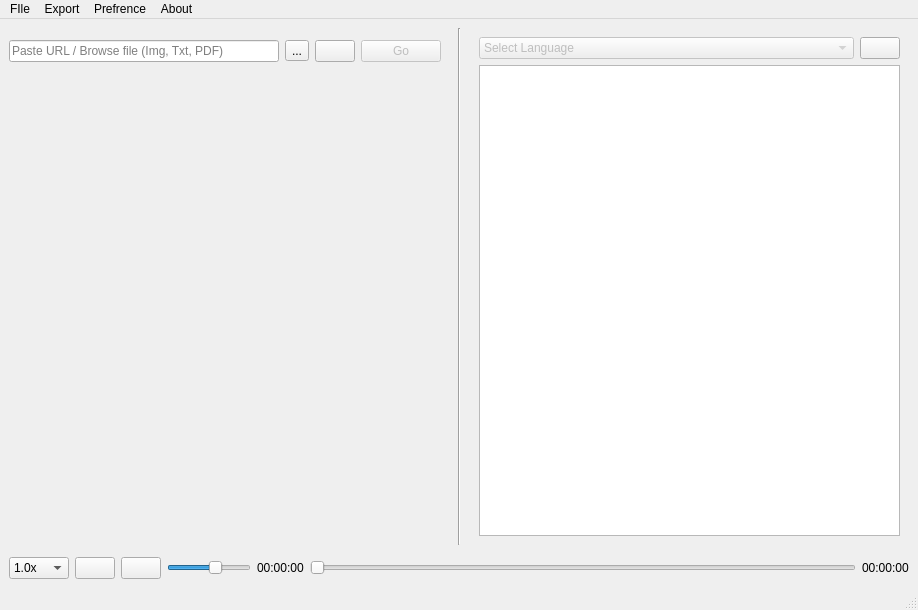
<?xml version="1.0" encoding="UTF-8"?>
<ui version="4.0">
 <class>MainWindow</class>
 <widget class="QMainWindow" name="MainWindow">
  <property name="geometry">
   <rect>
    <x>0</x>
    <y>0</y>
    <width>918</width>
    <height>610</height>
   </rect>
  </property>
  <property name="focusPolicy">
   <enum>Qt::NoFocus</enum>
  </property>
  <property name="windowTitle">
   <string>MainWindow</string>
  </property>
  <widget class="QWidget" name="centralwidget">
   <layout class="QVBoxLayout" name="verticalLayout_6">
    <item>
     <layout class="QVBoxLayout" name="verticalLayout_13">
      <property name="bottomMargin">
       <number>0</number>
      </property>
      <item>
       <layout class="QHBoxLayout" name="horizontalLayout_17">
        <property name="rightMargin">
         <number>0</number>
        </property>
        <item>
         <layout class="QVBoxLayout" name="verticalLayout">
          <property name="leftMargin">
           <number>0</number>
          </property>
          <property name="rightMargin">
           <number>7</number>
          </property>
          <property name="bottomMargin">
           <number>0</number>
          </property>
          <item>
           <layout class="QHBoxLayout" name="horizontalLayout">
            <property name="topMargin">
             <number>12</number>
            </property>
            <item>
             <widget class="QLineEdit" name="path_edit">
              <property name="sizePolicy">
               <sizepolicy hsizetype="Expanding" vsizetype="Fixed">
                <horstretch>0</horstretch>
                <verstretch>0</verstretch>
               </sizepolicy>
              </property>
              <property name="alignment">
               <set>Qt::AlignLeading|Qt::AlignLeft|Qt::AlignVCenter</set>
              </property>
              <property name="placeholderText">
               <string>Paste URL / Browse file (Img, Txt, PDF)</string>
              </property>
             </widget>
            </item>
            <item>
             <widget class="QToolButton" name="browse_button">
              <property name="text">
               <string>...</string>
              </property>
             </widget>
            </item>
            <item>
             <widget class="QPushButton" name="paste_button">
              <property name="text">
               <string/>
              </property>
              <property name="icon">
               <iconset>
                <normaloff>asset/iconfinder_Paste_27862(1).png</normaloff>asset/iconfinder_Paste_27862(1).png</iconset>
              </property>
             </widget>
            </item>
            <item>
             <widget class="QPushButton" name="preview_button">
              <property name="enabled">
               <bool>false</bool>
              </property>
              <property name="sizePolicy">
               <sizepolicy hsizetype="Preferred" vsizetype="Fixed">
                <horstretch>0</horstretch>
                <verstretch>0</verstretch>
               </sizepolicy>
              </property>
              <property name="minimumSize">
               <size>
                <width>0</width>
                <height>0</height>
               </size>
              </property>
              <property name="text">
               <string>Go</string>
              </property>
             </widget>
            </item>
           </layout>
          </item>
          <item>
           <layout class="QHBoxLayout" name="horizontalLayout_2">
            <property name="rightMargin">
             <number>0</number>
            </property>
            <property name="bottomMargin">
             <number>0</number>
            </property>
            <item>
             <layout class="QVBoxLayout" name="verticalLayout_3">
              <property name="rightMargin">
               <number>0</number>
              </property>
              <item>
               <spacer name="verticalSpacer_3">
                <property name="orientation">
                 <enum>Qt::Vertical</enum>
                </property>
                <property name="sizeType">
                 <enum>QSizePolicy::MinimumExpanding</enum>
                </property>
                <property name="sizeHint" stdset="0">
                 <size>
                  <width>20</width>
                  <height>40</height>
                 </size>
                </property>
               </spacer>
              </item>
              <item>
               <widget class="QPushButton" name="prev_button">
                <property name="sizePolicy">
                 <sizepolicy hsizetype="Maximum" vsizetype="Fixed">
                  <horstretch>0</horstretch>
                  <verstretch>0</verstretch>
                 </sizepolicy>
                </property>
                <property name="toolTip">
                 <string>Previous slide</string>
                </property>
                <property name="styleSheet">
                 <string notr="true">background:transparent;
border:none;</string>
                </property>
                <property name="text">
                 <string/>
                </property>
                <property name="icon">
                 <iconset>
                  <normaloff>asset/arrow-left-circle-line.png</normaloff>asset/arrow-left-circle-line.png</iconset>
                </property>
                <property name="iconSize">
                 <size>
                  <width>32</width>
                  <height>32</height>
                 </size>
                </property>
                <property name="shortcut">
                 <string>Left</string>
                </property>
               </widget>
              </item>
              <item>
               <spacer name="verticalSpacer">
                <property name="orientation">
                 <enum>Qt::Vertical</enum>
                </property>
                <property name="sizeHint" stdset="0">
                 <size>
                  <width>20</width>
                  <height>40</height>
                 </size>
                </property>
               </spacer>
              </item>
             </layout>
            </item>
            <item>
             <widget class="QLabel" name="preview_label">
              <property name="sizePolicy">
               <sizepolicy hsizetype="MinimumExpanding" vsizetype="Preferred">
                <horstretch>0</horstretch>
                <verstretch>0</verstretch>
               </sizepolicy>
              </property>
              <property name="text">
               <string/>
              </property>
              <property name="alignment">
               <set>Qt::AlignCenter</set>
              </property>
             </widget>
            </item>
            <item>
             <layout class="QVBoxLayout" name="verticalLayout_4">
              <property name="bottomMargin">
               <number>0</number>
              </property>
              <item>
               <spacer name="verticalSpacer_4">
                <property name="orientation">
                 <enum>Qt::Vertical</enum>
                </property>
                <property name="sizeHint" stdset="0">
                 <size>
                  <width>20</width>
                  <height>40</height>
                 </size>
                </property>
               </spacer>
              </item>
              <item>
               <widget class="QPushButton" name="next_button">
                <property name="toolTip">
                 <string>Next slide</string>
                </property>
                <property name="styleSheet">
                 <string notr="true">background:transparent;
border:none;</string>
                </property>
                <property name="text">
                 <string/>
                </property>
                <property name="icon">
                 <iconset>
                  <normaloff>asset/arrow-right-circle-line.png</normaloff>asset/arrow-right-circle-line.png</iconset>
                </property>
                <property name="iconSize">
                 <size>
                  <width>32</width>
                  <height>32</height>
                 </size>
                </property>
                <property name="shortcut">
                 <string>Right</string>
                </property>
               </widget>
              </item>
              <item>
               <spacer name="verticalSpacer_2">
                <property name="orientation">
                 <enum>Qt::Vertical</enum>
                </property>
                <property name="sizeHint" stdset="0">
                 <size>
                  <width>20</width>
                  <height>40</height>
                 </size>
                </property>
               </spacer>
              </item>
             </layout>
            </item>
           </layout>
          </item>
          <item>
           <widget class="QLabel" name="page_no_label">
            <property name="sizePolicy">
             <sizepolicy hsizetype="MinimumExpanding" vsizetype="Preferred">
              <horstretch>0</horstretch>
              <verstretch>0</verstretch>
             </sizepolicy>
            </property>
            <property name="text">
             <string/>
            </property>
            <property name="alignment">
             <set>Qt::AlignCenter</set>
            </property>
           </widget>
          </item>
         </layout>
        </item>
        <item>
         <widget class="Line" name="line">
          <property name="sizePolicy">
           <sizepolicy hsizetype="Fixed" vsizetype="Minimum">
            <horstretch>0</horstretch>
            <verstretch>0</verstretch>
           </sizepolicy>
          </property>
          <property name="minimumSize">
           <size>
            <width>10</width>
            <height>0</height>
           </size>
          </property>
          <property name="styleSheet">
           <string notr="true"/>
          </property>
          <property name="frameShadow">
           <enum>QFrame::Sunken</enum>
          </property>
          <property name="lineWidth">
           <number>1</number>
          </property>
          <property name="midLineWidth">
           <number>0</number>
          </property>
          <property name="orientation">
           <enum>Qt::Vertical</enum>
          </property>
         </widget>
        </item>
        <item>
         <widget class="QWidget" name="widget" native="true">
          <property name="enabled">
           <bool>true</bool>
          </property>
          <property name="sizePolicy">
           <sizepolicy hsizetype="Expanding" vsizetype="Expanding">
            <horstretch>0</horstretch>
            <verstretch>0</verstretch>
           </sizepolicy>
          </property>
          <layout class="QVBoxLayout" name="verticalLayout_2">
           <item>
            <layout class="QHBoxLayout" name="horizontalLayout_4">
             <property name="leftMargin">
              <number>0</number>
             </property>
             <property name="topMargin">
              <number>0</number>
             </property>
             <item>
              <widget class="QComboBox" name="translate_comboBox">
               <property name="enabled">
                <bool>false</bool>
               </property>
               <property name="sizePolicy">
                <sizepolicy hsizetype="MinimumExpanding" vsizetype="Fixed">
                 <horstretch>0</horstretch>
                 <verstretch>0</verstretch>
                </sizepolicy>
               </property>
               <property name="maxCount">
                <number>110</number>
               </property>
               <item>
                <property name="text">
                 <string>Select Language</string>
                </property>
               </item>
              </widget>
             </item>
             <item>
              <widget class="QPushButton" name="pushButton">
               <property name="sizePolicy">
                <sizepolicy hsizetype="Minimum" vsizetype="Fixed">
                 <horstretch>0</horstretch>
                 <verstretch>0</verstretch>
                </sizepolicy>
               </property>
               <property name="toolTip">
                <string>Buy me a Coffee</string>
               </property>
               <property name="text">
                <string/>
               </property>
              </widget>
             </item>
            </layout>
           </item>
           <item>
            <widget class="QTextEdit" name="textEdit"/>
           </item>
          </layout>
         </widget>
        </item>
       </layout>
      </item>
      <item>
       <layout class="QHBoxLayout" name="horizontalLayout_18">
        <property name="topMargin">
         <number>6</number>
        </property>
        <item>
         <widget class="QComboBox" name="speed_comboBox">
          <property name="sizePolicy">
           <sizepolicy hsizetype="Minimum" vsizetype="Fixed">
            <horstretch>0</horstretch>
            <verstretch>0</verstretch>
           </sizepolicy>
          </property>
          <property name="toolTip">
           <string>Playback Speed</string>
          </property>
          <property name="whatsThis">
           <string>Playback Speed</string>
          </property>
          <property name="editable">
           <bool>false</bool>
          </property>
          <property name="currentText">
           <string>1.0x</string>
          </property>
          <property name="currentIndex">
           <number>3</number>
          </property>
          <property name="maxVisibleItems">
           <number>8</number>
          </property>
          <property name="maxCount">
           <number>10</number>
          </property>
          <property name="minimumContentsLength">
           <number>0</number>
          </property>
          <item>
           <property name="text">
            <string>0.25x</string>
           </property>
          </item>
          <item>
           <property name="text">
            <string>0.5x</string>
           </property>
          </item>
          <item>
           <property name="text">
            <string>0.75x</string>
           </property>
          </item>
          <item>
           <property name="text">
            <string>1.0x</string>
           </property>
          </item>
          <item>
           <property name="text">
            <string>1.25x</string>
           </property>
          </item>
          <item>
           <property name="text">
            <string>1.5x</string>
           </property>
          </item>
          <item>
           <property name="text">
            <string>1.75x</string>
           </property>
          </item>
          <item>
           <property name="text">
            <string>2x</string>
           </property>
          </item>
         </widget>
        </item>
        <item>
         <widget class="QPushButton" name="play_pause_button">
          <property name="toolTip">
           <string>Play/Pause</string>
          </property>
          <property name="statusTip">
           <string/>
          </property>
          <property name="text">
           <string/>
          </property>
          <property name="icon">
           <iconset>
            <normaloff>asset/play-line.png</normaloff>asset/play-line.png</iconset>
          </property>
          <property name="iconSize">
           <size>
            <width>20</width>
            <height>20</height>
           </size>
          </property>
         </widget>
        </item>
        <item>
         <widget class="QPushButton" name="stop_button">
          <property name="text">
           <string/>
          </property>
          <property name="icon">
           <iconset>
            <normaloff>asset/stop-line.png</normaloff>asset/stop-line.png</iconset>
          </property>
          <property name="iconSize">
           <size>
            <width>18</width>
            <height>18</height>
           </size>
          </property>
         </widget>
        </item>
        <item>
         <widget class="QSlider" name="volume_slider">
          <property name="sizePolicy">
           <sizepolicy hsizetype="Preferred" vsizetype="Fixed">
            <horstretch>0</horstretch>
            <verstretch>0</verstretch>
           </sizepolicy>
          </property>
          <property name="maximum">
           <number>100</number>
          </property>
          <property name="value">
           <number>60</number>
          </property>
          <property name="orientation">
           <enum>Qt::Horizontal</enum>
          </property>
         </widget>
        </item>
        <item>
         <widget class="QLabel" name="position">
          <property name="text">
           <string>00:00:00</string>
          </property>
         </widget>
        </item>
        <item>
         <widget class="QSlider" name="radio_seek_slider">
          <property name="sizePolicy">
           <sizepolicy hsizetype="MinimumExpanding" vsizetype="Fixed">
            <horstretch>0</horstretch>
            <verstretch>0</verstretch>
           </sizepolicy>
          </property>
          <property name="toolTip">
           <string>Seek</string>
          </property>
          <property name="statusTip">
           <string/>
          </property>
          <property name="maximum">
           <number>100</number>
          </property>
          <property name="orientation">
           <enum>Qt::Horizontal</enum>
          </property>
         </widget>
        </item>
        <item>
         <widget class="QLabel" name="duration">
          <property name="text">
           <string>00:00:00</string>
          </property>
         </widget>
        </item>
       </layout>
      </item>
     </layout>
    </item>
   </layout>
  </widget>
  <widget class="QMenuBar" name="menubar">
   <property name="geometry">
    <rect>
     <x>0</x>
     <y>0</y>
     <width>918</width>
     <height>20</height>
    </rect>
   </property>
   <widget class="QMenu" name="menuFIle">
    <property name="title">
     <string>FIle</string>
    </property>
    <addaction name="actionOpen"/>
    <addaction name="actionSave"/>
    <addaction name="actionExit"/>
   </widget>
   <widget class="QMenu" name="menuExport">
    <property name="title">
     <string>Export</string>
    </property>
    <addaction name="export_txt"/>
    <addaction name="export_pdf"/>
    <addaction name="export_mp3"/>
   </widget>
   <widget class="QMenu" name="menuPrefrence">
    <property name="title">
     <string>Prefrence</string>
    </property>
    <addaction name="actionDark_Mode"/>
    <addaction name="actionLight_Mode"/>
   </widget>
   <widget class="QMenu" name="menuAbout">
    <property name="title">
     <string>About</string>
    </property>
   </widget>
   <addaction name="menuFIle"/>
   <addaction name="menuExport"/>
   <addaction name="menuPrefrence"/>
   <addaction name="menuAbout"/>
  </widget>
  <widget class="QStatusBar" name="statusbar"/>
  <action name="actionOpen">
   <property name="text">
    <string>Open</string>
   </property>
   <property name="shortcut">
    <string>Ctrl+O</string>
   </property>
  </action>
  <action name="actionSave">
   <property name="text">
    <string>Save</string>
   </property>
   <property name="shortcut">
    <string>Ctrl+S</string>
   </property>
  </action>
  <action name="actionExit">
   <property name="text">
    <string>Exit</string>
   </property>
   <property name="shortcut">
    <string>Ctrl+X</string>
   </property>
  </action>
  <action name="export_txt">
   <property name="enabled">
    <bool>false</bool>
   </property>
   <property name="text">
    <string>Plain Text</string>
   </property>
  </action>
  <action name="actionPDFF">
   <property name="text">
    <string>PDF</string>
   </property>
  </action>
  <action name="export_pdf">
   <property name="enabled">
    <bool>false</bool>
   </property>
   <property name="text">
    <string>PDF</string>
   </property>
  </action>
  <action name="export_mp3">
   <property name="enabled">
    <bool>false</bool>
   </property>
   <property name="text">
    <string>Audio</string>
   </property>
  </action>
  <action name="actionDark_Mode">
   <property name="text">
    <string>Dark Mode</string>
   </property>
  </action>
  <action name="actionLight_Mode">
   <property name="text">
    <string>Light Mode</string>
   </property>
  </action>
 </widget>
 <resources/>
 <connections/>
</ui>
